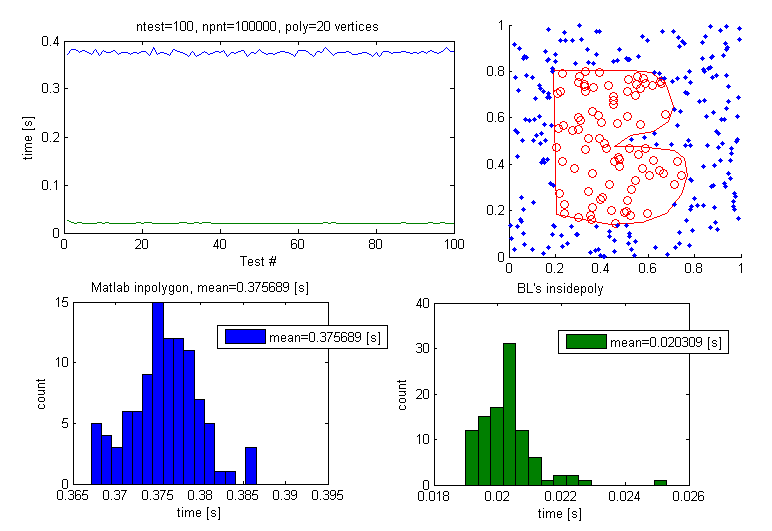
#> input picture Machine_Code/Canon/insidepoly.png, 772 x 531 px
$ jupyter execute hough.ipynb
#> lines starting #> are read from the running program, lines starting #| are printed output that depends on the picture; after the words box and inside, x2 and y2 are one past the last pixel; in counts of white or black regions, pixels touching at a corner belong together
[cell 1]
import cv2
import numpy as np

from tkinter import Tk
from tkinter.filedialog import askopenfilename

import matplotlib.pyplot as plt

[cell 2]
class Line:
    def __init__(self, x1, y1, x2, y2):
        self.x1 = x1
        self.y1 = y1
        self.x2 = x2
        self.y2 = y2

    def get_coords(self):
        return [(self.x1, self.y1), (self.x2, self.y2)]

    def get_equation(self):
        m = (self.y2 - self.y1) / (self.x2 - self.x1)
        b = self.y1 - m * self.x1
        return m, b

[cell 3]
# Read image
Tk().withdraw() # we don't want a full GUI, so keep the root window from appearing
file = askopenfilename() # show an "Open" dialog box and return the path to the selected file
#> the answer given: insidepoly.png
image = cv2.imread(file, cv2.IMREAD_COLOR)
#> image is the input picture: shape (531, 772, 3); mean B, G, R 242.6, 235.2, 234.9
# Convert the image to gray-scale
gray = cv2.cvtColor(image, cv2.COLOR_BGR2GRAY)

# # Creating the kernel with numpy
# kernel2 = np.ones((7, 7), np.float32)/25

# # Applying the filter
# filtered = cv2.filter2D(src=image, ddepth=-1, kernel=kernel2)

filtered = cv2.blur(image, (7, 7))

# showing the image
cv2.imwrite("show_blurred.png", filtered)

# Find the edges in the image using canny detector
img = image.copy()
edges = cv2.Canny(filtered, 40, 70)
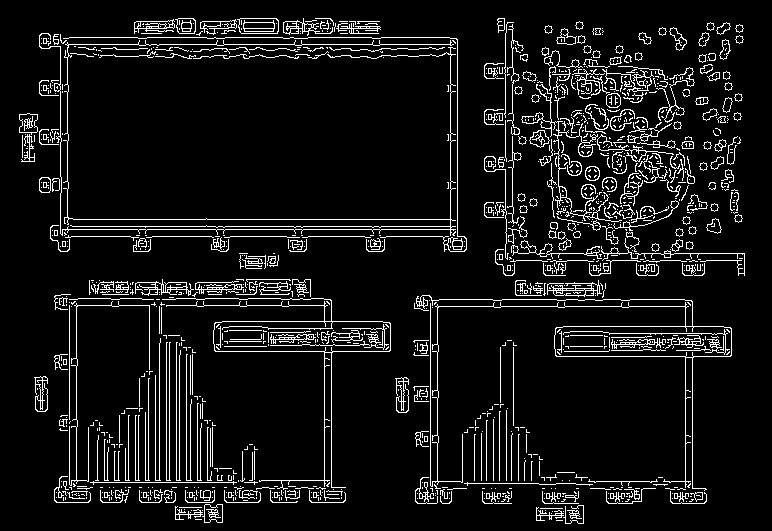
#> edges: shape (531, 772); 7.9% white in thin lines or dots, all inside (x1, y1, x2, y2) = (19, 18, 745, 524)
#edges = gray
# Detect points that form a line
threshold = 50
if False:
    lines = cv2.HoughLinesP(edges, 1, np.pi/180, threshold, minLineLength=10, maxLineGap=250)
    # Draw lines on the image
    try:
        for line in lines:
            try:
                x1, y1, x2, y2 = line[0]
                cv2.line(img, (x1, y1), (x2, y2), (0, 0, 255), 3)
            except:
                i = 0
    except:
        i = 0
else:
    vert_lines = cv2.HoughLines(edges, 1, np.pi/180, threshold, min_theta=np.pi*7/8, max_theta=np.pi*9/8)
#> vert_lines = 2911 rows, first 8: [-66, 3.13], [-152, 3.15], [-503, 3.15], [-681, 3.13], [-59, 3.13], [-688, 3.13], [-504, 3.13], [-689, 3.15]
    hor_lines = cv2.HoughLines(edges, 1, np.pi/180, threshold, min_theta=np.pi*7/16, max_theta=np.pi*9/16)
#> hor_lines = 1451 rows, first 8: [220, 1.57], [230, 1.57], [227, 1.57], [45, 1.57], [329, 1.57], [38, 1.57], [237, 1.57], [306, 1.57]
    #lines = cv2.HoughLines(edges, 1, np.pi/180, threshold)
    left = False
    right = False
    try:
        for line in vert_lines:
            try:
                rho, theta = line[0]
                a = np.cos(theta)
                b = np.sin(theta)
                x0 = a*rho
                y0 = b*rho
                x1 = int(x0 + 1000*(-b))
                y1 = int(y0 + 1000*(a))
                x2 = int(x0 - 1000*(-b))
                y2 = int(y0 - 1000*(a))
                if (left == True and right == True):
                    break
                if left == False and x1 < image.shape[1]/2:
                    cv2.line(img, (x1, y1), (x2, y2), (0, 0, 255), 3)
                    left = True     #lines outputted in order of confidence, stop at first one
                if right == False and x1 >= image.shape[1]/2:
                    cv2.line(img, (x1, y1), (x2, y2), (0, 0, 255), 3)
                    right = True    #lines outputted in order of confidence, stop at first one
            except:
                i = 0
#> this loop made 4 passes
#> (rho, theta, b, x0, y0, x1, y1, x2) on pass 1: (-66, 3.13, 0.00873, 66, -0.576, 57, -1000, 74)
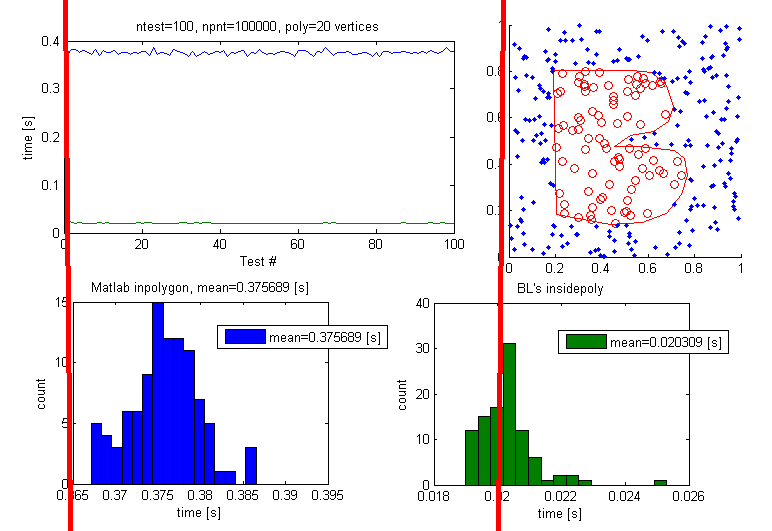
#> img: shape (531, 772, 3); 1.3% of pixels changed, all inside (x1, y1, x2, y2) = (63, 0, 506, 531)
#> after the loop, left = True; right = True
    except:
        i = 0

    min_bottom = -1
    best_line = []
    try:
        for line in hor_lines:
            try:
                rho, theta = line[0]
                a = np.cos(theta)
                b = np.sin(theta)
                x0 = a*rho
                y0 = b*rho
                x1 = int(x0 + 1000*(-b))
                y1 = int(y0 + 1000*(a))
                x2 = int(x0 - 1000*(-b))
                y2 = int(y0 - 1000*(a))
                # [4 lines of commented-out code are left out]
                cv2.line(img, (x1, y1), (x2, y2), (0, 0, 255), 3)
            except:
                i = 0
#> this loop made 1451 passes
#> (rho, theta, a, b, x0, y0, x1, y1) on passes 1 to 3: (220, 1.57, 0.00436, 1, 0.96, 220, -999, 224), (230, 1.57, 0.00436, 1, 1, 230, -998, 234), (227, 1.57, 0.00436, 1, 0.99, 227, -998, 231)
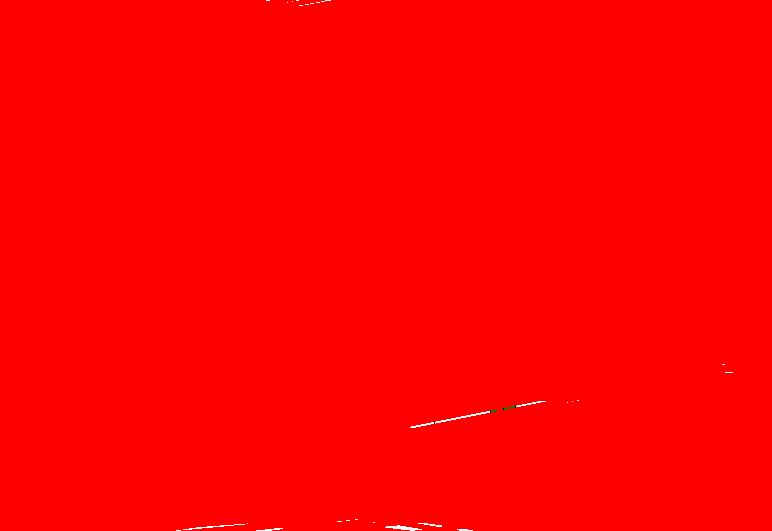
#> img: shape (531, 772, 3); mean B, G, R 0.4, 0.4, 255
    except:
        i = 0
# Show result
cv2.imwrite("show_edges.png", edges)
cv2.imwrite("show_result.png", img)
#> Out = True
#> the answer given: insidepoly.png

[cell 4]
def detect(img_arr, gray_arr, filter, angle1=0, angle2=np.pi, req=0): #req = 0, 1, or 2
#> called with filter = array of shape (12, 12), angle1 = 1.37, angle2 = 1.77, req = 0
    ret_line = None

    filtered = cv2.filter2D(src=gray_arr, ddepth=-1, kernel=filter)
#> filtered: shape (531, 772)
    cv2.imwrite("show_blurred_" + str(req) + ".png", filtered)

    # Find the edges in the image using canny detector
    img = img_arr.copy()
    thresh1 = 35
    thresh2 = 60
    if req == 2:
        thresh1 = 30
        thresh2 = 50
    edges = cv2.Canny(filtered, thresh1, thresh2)
#> edges: shape (531, 772); 8.1% white in thin lines or dots

    # Detect points that form a line
    threshold = 40
    lines = cv2.HoughLines(edges, 1, np.pi/180, threshold, min_theta=angle1, max_theta=angle2)
#> lines = 1696 rows, first 8: [499, 1.57], [46, 1.57], [221, 1.57], [227, 1.57], [231, 1.57], [497, 1.57], [495, 1.57], [503, 1.57]

    try:
        for line in lines:
            try:
                rho, theta = line[0]
                a = np.cos(theta)
                b = np.sin(theta)
                x0 = a*rho
                y0 = b*rho
                x1 = int(x0 + 1000*(-b))
                y1 = int(y0 + 1000*(a))
                x2 = int(x0 - 1000*(-b))
                y2 = int(y0 - 1000*(a))
                if (req == 0) or (req == 1 and x1 < image.shape[1]/3) or (req == 2 and x1 > image.shape[1]*2/3):
                    cv2.line(img, (x1, y1), (x2, y2), (0, 0, 255), 3)
                    ret_line = Line(x1, y1, x2, y2)
                    break
            except:
                i = 0
#> this loop made 1 pass
#> (rho, theta, a, b, x0, y0, x1, y1) on pass 1: (499, 1.57, 0.00436, 1, 2.18, 499, -997, 503)
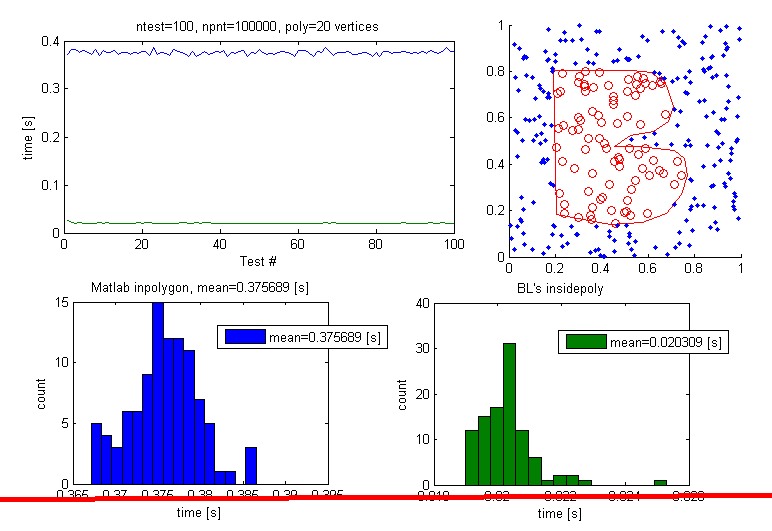
#> img: shape (531, 772, 3); 0.94% of pixels changed, all inside (x1, y1, x2, y2) = (0, 493, 772, 502)
    except:
        i = 0
    # Show result
    cv2.imwrite("show_edges_" + str(req) + ".png", edges)
    return img, ret_line

def detect(img_arr, filter, angle1, angle2, req): #req = 0, 1, or 2
    filtered = cv2.filter2D(src=img_arr, ddepth=-1, kernel=filter)

    return

[cell 5]
kernel0 = np.array([[0, 0, 0, 0, 0, 0, 0, 0, 0, 0, 0, 0],
                    [0, 0, 0, 0, 0, 0, 0, 0, 0, 0, 0, 0],
                    [0, 0, 0, 0, 0, 0, 0, 0, 0, 0, 0, 0],
                    [1, 1, 1, 1, 1, 1, 1, 1, 1, 1, 1, 1],
                    [1, 1, 1, 1, 1, 1, 1, 1, 1, 1, 1, 1],
                    [1, 1, 1, 1, 1, 1, 1, 1, 1, 1, 1, 1],
                    [1, 1, 1, 1, 1, 1, 1, 1, 1, 1, 1, 1],
                    [1, 1, 1, 1, 1, 1, 1, 1, 1, 1, 1, 1],
                    [1, 1, 1, 1, 1, 1, 1, 1, 1, 1, 1, 1],
                    [0, 0, 0, 0, 0, 0, 0, 0, 0, 0, 0, 0],
                    [0, 0, 0, 0, 0, 0, 0, 0, 0, 0, 0, 0],
                    [0, 0, 0, 0, 0, 0, 0, 0, 0, 0, 0, 0]])/72
kernel1 = np.array([[0, 0, 0, 0, 0, 0, 1, 1, 1, 1, 1, 1],
                    [0, 0, 0, 0, 0, 0, 1, 1, 1, 1, 1, 1],
                    [0, 0, 0, 0, 0, 0, 1, 1, 1, 1, 1, 1],
                    [0, 0, 0, 0, 0, 0, 1, 1, 1, 1, 1, 1],
                    [0, 0, 0, 0, 0, 0, 1, 1, 1, 1, 1, 1],
                    [0, 0, 0, 0, 0, 0, 1, 1, 1, 1, 1, 1],
                    [0, 0, 0, 0, 0, 0, 1, 1, 1, 1, 1, 1],
                    [0, 0, 0, 0, 0, 0, 1, 1, 1, 1, 1, 1],
                    [0, 0, 0, 0, 0, 0, 1, 1, 1, 1, 1, 1],
                    [0, 0, 0, 0, 0, 0, 1, 1, 1, 1, 1, 1],
                    [0, 0, 0, 0, 0, 0, 1, 1, 1, 1, 1, 1],
                    [0, 0, 0, 0, 0, 0, 1, 1, 1, 1, 1, 1]])/72
kernel2 = np.array([[1, 1, 1, 1, 1, 1, 0, 0, 0, 0, 0, 0],
                    [1, 1, 1, 1, 1, 1, 0, 0, 0, 0, 0, 0],
                    [1, 1, 1, 1, 1, 1, 0, 0, 0, 0, 0, 0],
                    [1, 1, 1, 1, 1, 1, 0, 0, 0, 0, 0, 0],
                    [1, 1, 1, 1, 1, 1, 0, 0, 0, 0, 0, 0],
                    [1, 1, 1, 1, 1, 1, 0, 0, 0, 0, 0, 0],
                    [1, 1, 1, 1, 1, 1, 0, 0, 0, 0, 0, 0],
                    [1, 1, 1, 1, 1, 1, 0, 0, 0, 0, 0, 0],
                    [1, 1, 1, 1, 1, 1, 0, 0, 0, 0, 0, 0],
                    [1, 1, 1, 1, 1, 1, 0, 0, 0, 0, 0, 0],
                    [1, 1, 1, 1, 1, 1, 0, 0, 0, 0, 0, 0],
                    [1, 1, 1, 1, 1, 1, 0, 0, 0, 0, 0, 0]])/72

[cell 6]
# Read image
Tk().withdraw() # we don't want a full GUI, so keep the root window from appearing
file = askopenfilename() # show an "Open" dialog box and return the path to the selected file
image = cv2.imread(file, cv2.IMREAD_COLOR)
# Convert the image to gray-scale
gray = cv2.cvtColor(image, cv2.COLOR_BGR2GRAY)
image, bottom = detect(image, gray, kernel0, angle1=np.pi*7/16, angle2=np.pi*9/16)
image, left = detect(image, gray, kernel1, angle1=np.pi*7/8, angle2=np.pi*9/8, req=1)
#> call 2 of detect, with filter = array of shape (12, 12), angle1 = 2.75, angle2 = 3.53, req = 1
#> in detect (call 2), `edges = cv2.Canny(filtered, thresh1, thresh2)`:
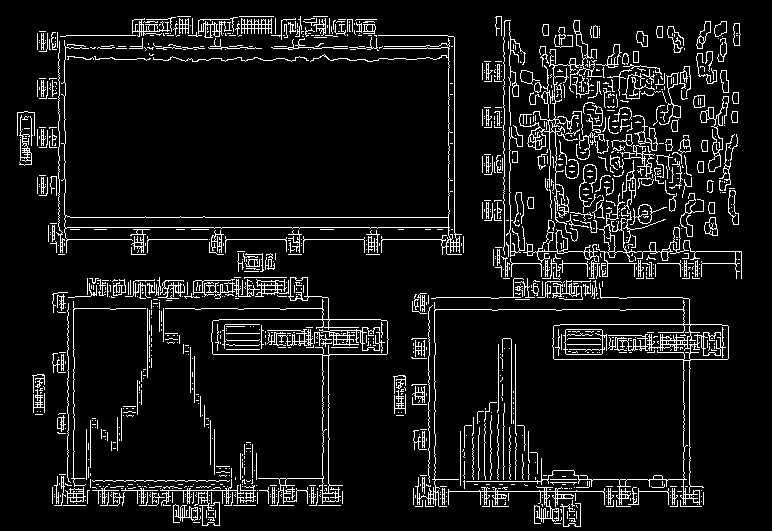
#> edges: shape (531, 772); 8.3% white in thin lines or dots
#> the loop in detect (call 2), `for line in lines:` made 2 passes
#> (rho, theta, a, b, x0, y0, x1, y1) on pass 1: (-508, 3.13, -1, 0.00873, 508, -4.43, 499, -1004)
#> after the loop in detect (call 2), `for line in lines:`:
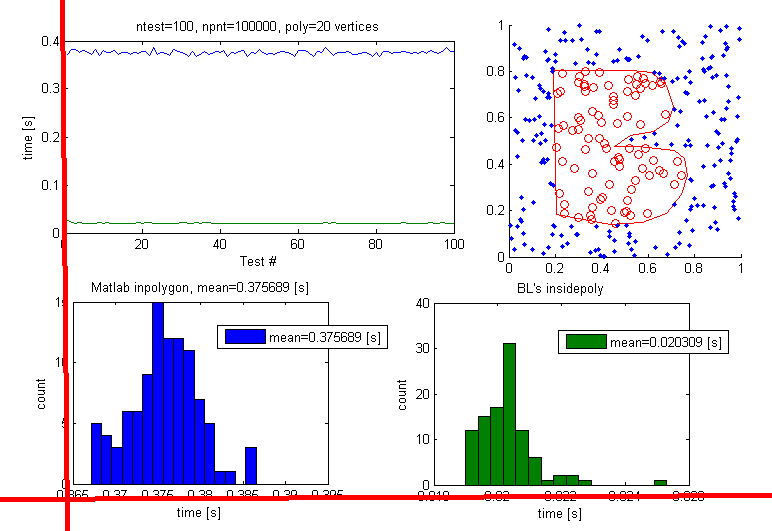
#> img: shape (531, 772, 3); 0.64% of pixels changed, all inside (x1, y1, x2, y2) = (60, 0, 70, 531)
image, right = detect(image, gray, kernel2, angle1=np.pi*7/8, angle2=np.pi*9/8, req=2)
#> call 3 of detect, with filter = array of shape (12, 12), angle1 = 2.75, angle2 = 3.53, req = 2
#> in detect (call 3), `edges = cv2.Canny(filtered, thresh1, thresh2)`:
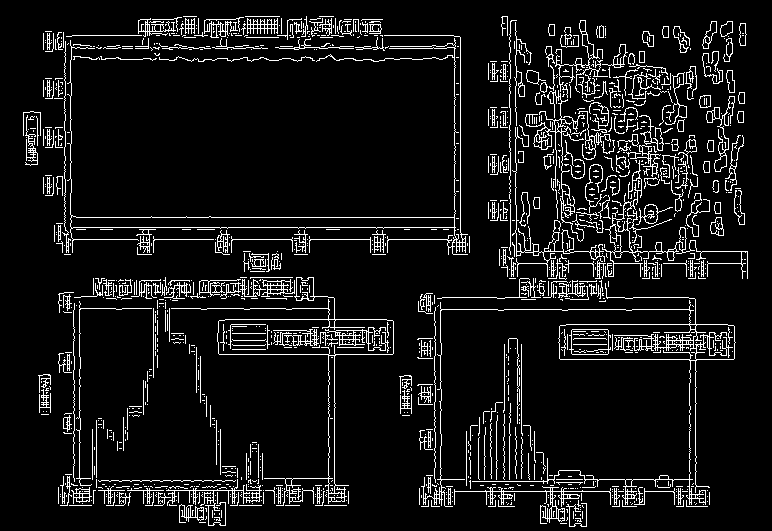
#> edges: shape (531, 772); 8.4% white in thin lines or dots
#> the loop in detect (call 3), `for line in lines:` made 2 passes
#> (rho, theta, a, b, x0, y0, x1, y1) on pass 1: (-514, 3.13, -1, 0.00873, 514, -4.49, 505, -1004)
#> after the loop in detect (call 3), `for line in lines:`:
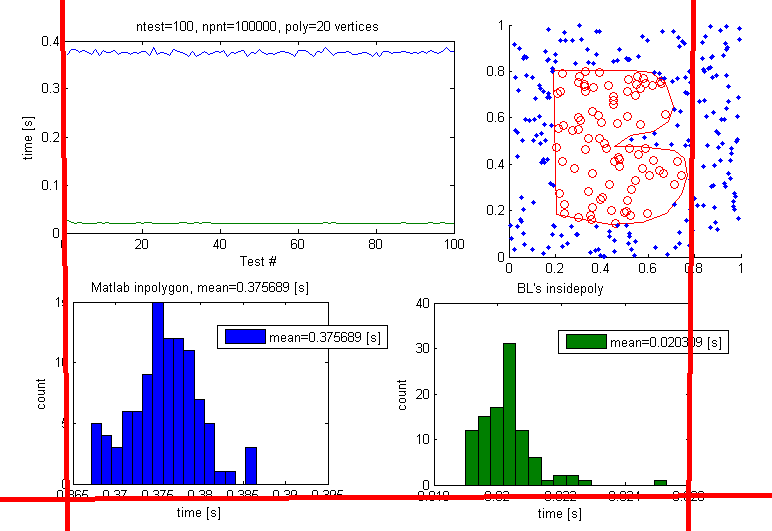
#> img: shape (531, 772, 3); 0.64% of pixels changed, all inside (x1, y1, x2, y2) = (686, 0, 696, 531)
cv2.imwrite("show_result.png", image)
#> Out = True

[cell 7]
def in_tube(curr_x, curr_y, bottom, left, right): #assumes x and y are within the boundaries of the image
    m, b = bottom.get_equation()
    if curr_y <= (m * curr_x + b):
        return False

    m, b = left.get_equation()
    #if curr_x <= (m * left.x1 + curr_y - left.y1) / m:
    if curr_x <= (curr_y - b) / m:
        return False

    m, b = right.get_equation()
    #if curr_x >= (m * right.x1 + curr_y - right.y1) / m:
    if curr_x >= (curr_y - b) / m:
        return False

    return True

[cell 8]
color = np.zeros(image.shape)
#mask = np.full(image.shape, 0.5)
mask = np.zeros(image.shape)
for i in range(len(mask)):
    for j in range(len(mask[i])):
        if in_tube(i, j, bottom, left, right):
            #mask[i][j] = 0
            mask[i][j] = 1
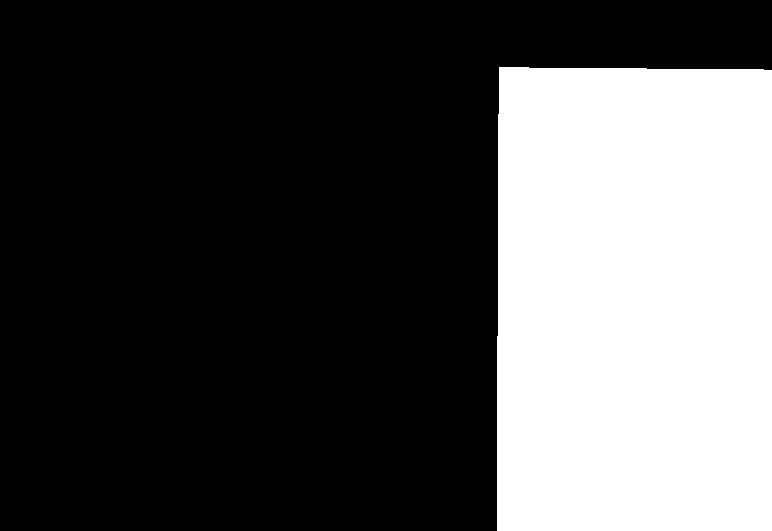
#> mask: shape (531, 772, 3) float64; values 0 (black) and 1 (white), 31% white; 1 white region, box (x1, y1, x2, y2) and area: (497, 67, 772, 531) 126908
#plt.imshow(color, cmap='Greys_r', alpha=mask)
plt.imsave("mask.png", mask, cmap='Greys_r')

[cell 9]
print(str(bottom.x1) + " " + str(bottom.y1) + " " + str(bottom.x2) + " " + str(bottom.y2))
#| -997 503 1002 494
print(str(left.x1) + " " + str(left.y1) + " " + str(left.x2) + " " + str(left.y2))
#| 54 -1000 71 999
print(str(right.x1) + " " + str(right.y1) + " " + str(right.x2) + " " + str(right.y2))
#| 701 -993 684 1006

[cell 10]
# Read image
Tk().withdraw() # we don't want a full GUI, so keep the root window from appearing
file = askopenfilename() # show an "Open" dialog box and return the path to the selected file
#> the answer given: insidepoly.png
image = cv2.imread(file, cv2.IMREAD_COLOR)
# Convert the image to gray-scale
gray = cv2.cvtColor(image, cv2.COLOR_BGR2GRAY)
### pad this

# Creating the kernel with numpy
kernel2 = np.array([[0, 0, 0, 0, 0, 0, 0, 0, 0, 0, 0, 0],
                    [0, 0, 0, 0, 0, 0, 0, 0, 0, 0, 0, 0],
                    [0, 0, 0, 0, 0, 0, 0, 0, 0, 0, 0, 0],
                    [1, 1, 1, 1, 1, 1, 1, 1, 1, 1, 1, 1],
                    [1, 1, 1, 1, 1, 1, 1, 1, 1, 1, 1, 1],
                    [1, 1, 1, 1, 1, 1, 1, 1, 1, 1, 1, 1],
                    [1, 1, 1, 1, 1, 1, 1, 1, 1, 1, 1, 1],
                    [1, 1, 1, 1, 1, 1, 1, 1, 1, 1, 1, 1],
                    [1, 1, 1, 1, 1, 1, 1, 1, 1, 1, 1, 1],
                    [0, 0, 0, 0, 0, 0, 0, 0, 0, 0, 0, 0],
                    [0, 0, 0, 0, 0, 0, 0, 0, 0, 0, 0, 0],
                    [0, 0, 0, 0, 0, 0, 0, 0, 0, 0, 0, 0]])/72
# kernel2 = np.array([[0], [0], [0], [1], [1], [1], [1], [1], [1], [0], [0], [0]])/10

# Applying the filter
filtered = cv2.filter2D(src=image, ddepth=-1, kernel=kernel2)
#> filtered: shape (531, 772, 3)

# filtered = cv2.blur(image, (7, 7))

# showing the image
cv2.imwrite("show_blurred.png", filtered)

# Find the edges in the image using canny detector
img = image.copy()
edges = cv2.Canny(filtered, 40, 70)
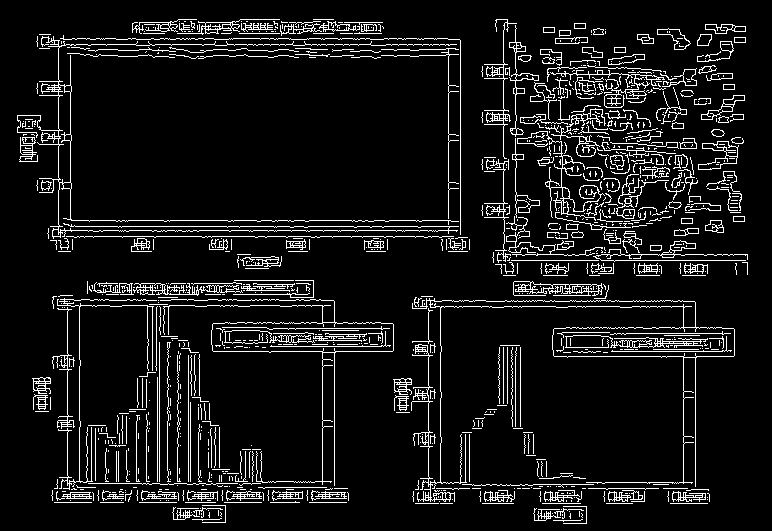
#> edges: shape (531, 772); 8.5% white in thin lines or dots
#edges = gray
# Detect points that form a line
threshold = 50
hor_lines = cv2.HoughLines(edges, 1, np.pi/180, threshold, min_theta=np.pi*7/16, max_theta=np.pi*9/16)

try:
    for line in hor_lines:
        try:
            rho, theta = line[0]
            a = np.cos(theta)
            b = np.sin(theta)
            x0 = a*rho
            y0 = b*rho
            x1 = int(x0 + 1000*(-b))
            y1 = int(y0 + 1000*(a))
            x2 = int(x0 - 1000*(-b))
            y2 = int(y0 - 1000*(a))
            # [4 lines of commented-out code are left out]
            cv2.line(img, (x1, y1), (x2, y2), (0, 0, 255), 3)
            break
        except:
            i = 0
#> this loop made 1 pass
except:
    i = 0
# Show result
cv2.imwrite("show_edges.png", edges)
cv2.imwrite("show_result.png", img)
#> Out = True
#> (the rest of the program and of its run is left out)
